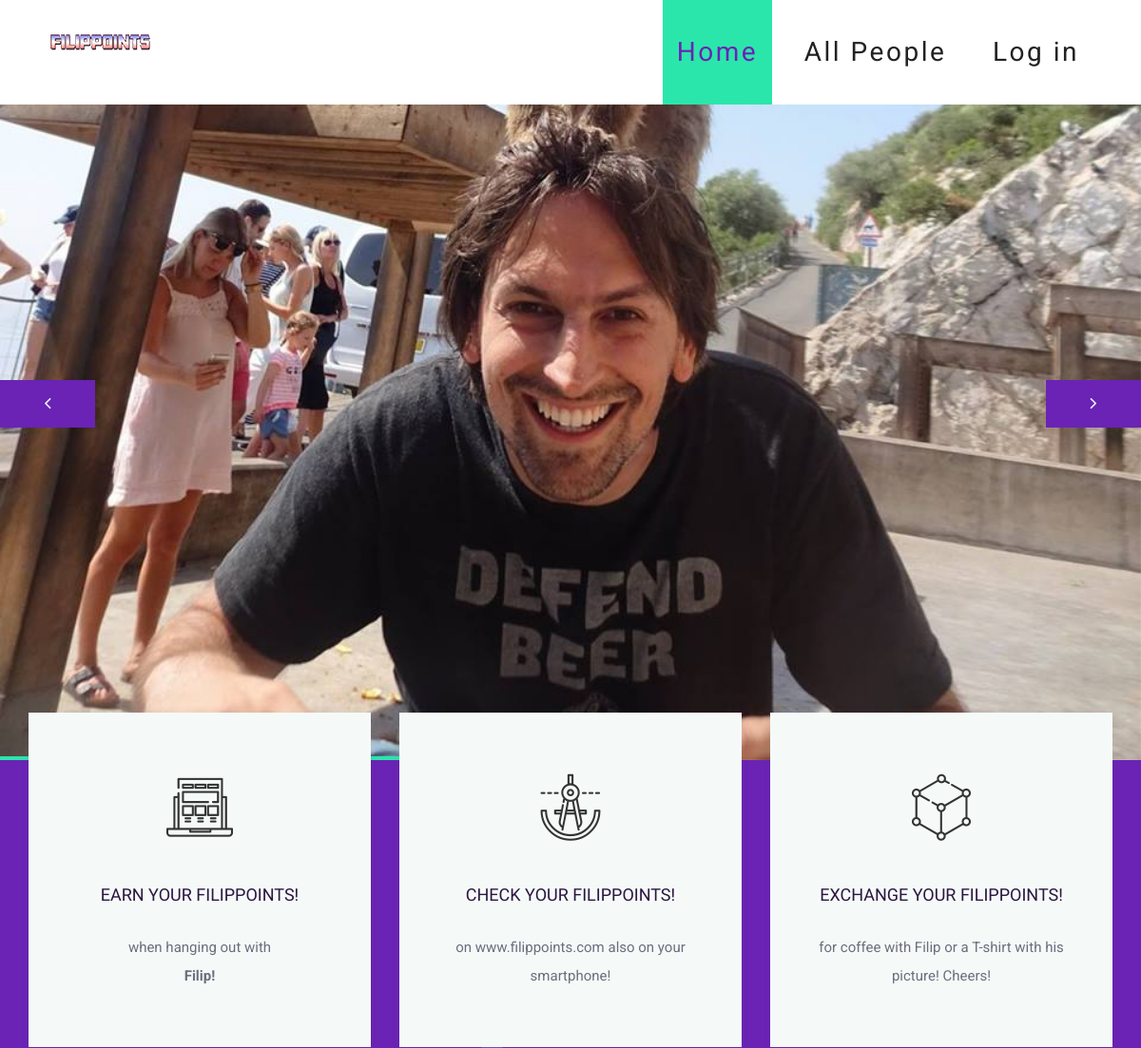
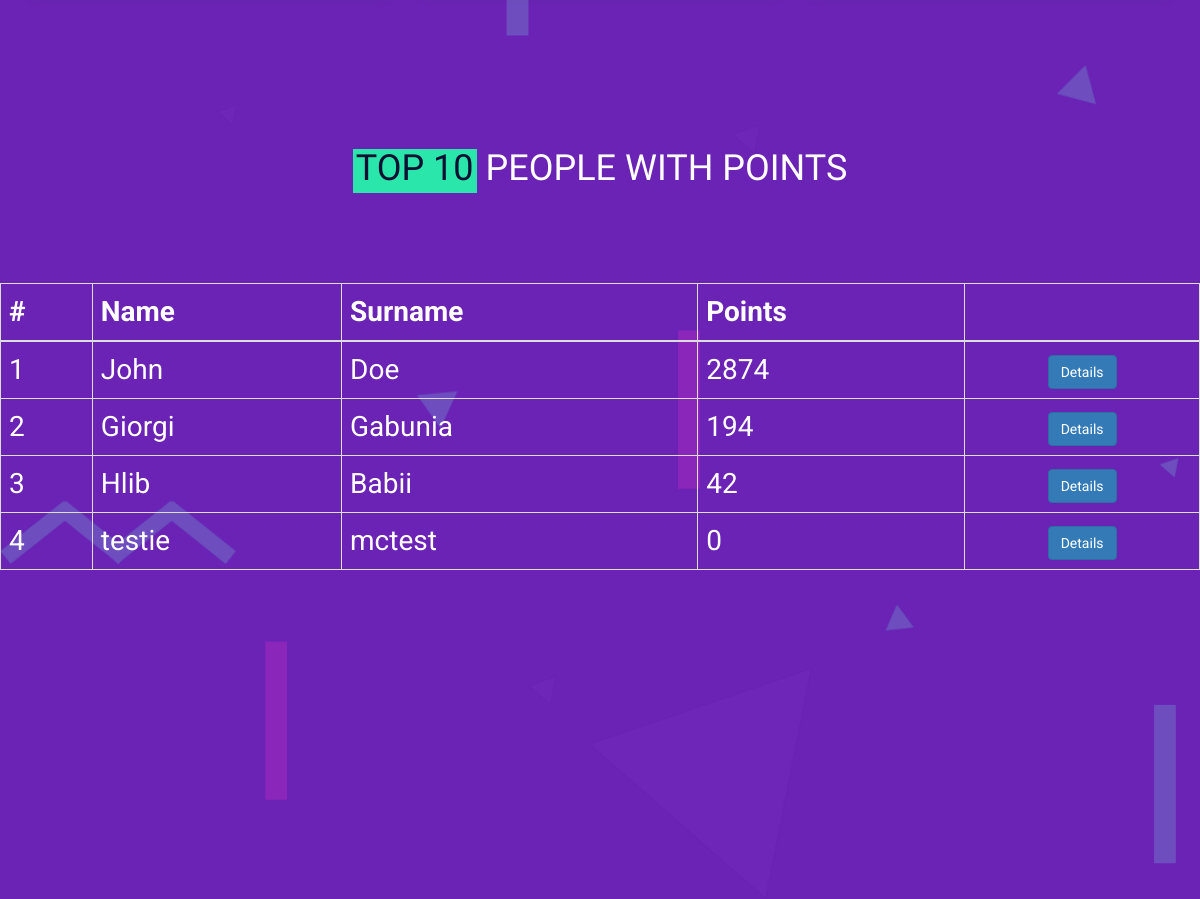
The page / on the database its author committed (2 pictures, top to bottom).
### fp_app/models.py (models this page shows, shortened)
class Person(models.Model):
    first_name = models.CharField(max_length = 256)
    last_name = models.CharField(max_length = 256, blank = True)
    points = models.IntegerField(default = 0)
    last_update = models.DateTimeField(default = datetime.now)

### fp_app/views.py (the view)
# urls.py: path('', views.Index.as_view(), name = 'index'),
class Index(ListView):
    model = models.Person
    ordering = ['-points']
    template_name = 'fp_app/index.html'

### fp_app/templates/fp_app/index.html (shortened to what this page needs)
{% extends "base.html" %}
{% load staticfiles %}
{% block content %}
	<div class="hero-section">
		<div class="hero-content">
			<div class="hero-center">
			</div>
		</div>
		<div id="hero-slider" class="owl-carousel">
			<div class="item  hero-item" data-bg="{% static 'images/filip.jpg' %}"></div>
		</div>
	</div>
	<div class="about-section">
		<div class="overlay"></div>
		<div class="card-section">
			<div class="container">
				<div class="row">
					<div class="col-lg-4 col-md-12 col-sm-12 col-xs-12">
						<div class="lab-card">
							<div class="icon">
								<i class="flaticon-018-laptop-1"></i>
							</div>
							<h2>Earn Your FilipPoints!</h2>
							<p> when hanging out with <br><b>Filip!</b></p>
						</div>
					</div>
					<div class="col-lg-4 col-md-12 col-sm-12 col-xs-12">
						<div class="lab-card">
							<div class="icon">
								<i class="flaticon-011-compass"></i>
							</div>
							<h2>Check your FilipPoints!</h2>
                            <p> on www.filippoints.com also on your smartphone!</p>
						</div>
					</div>
					<div class="col-lg-4 col-md-12 col-sm-12 col-xs-12">
						<div class="lab-card">
							<div class="icon">
								<i class="flaticon-012-cube"></i>
							</div>
							<h2>Exchange your FilipPoints!</h2>
							<p>for coffee with Filip or a T-shirt with his picture! Cheers!</p>
						</div>
					</div>
				</div>
			</div>
		</div>
		<div class="about-contant my-container">
			<div class="container-fluid">
				<div class="section-title">
					<h2><span>Top 10</span> People with points</h2>
				</div>
				<div class="row">
          <table class="table table-bordered table-responsive index-table">
            <thead>
              <tr>
								<th>#</th>
                <th>Name</th>
                <th>Surname</th>
                <th>Points</th>
                <th></th>
              </tr>
            </thead>
            <tbody>
              {% for person in person_list|slice:"10" %}
                <tr>
									<td>{{forloop.counter}}</td>
                  <td>{{person.first_name}}</td>
                  <td>{{person.last_name}}</td>
                  <td>{{person.points}}</td>
                  <td class="text-center">
                      <a class="btn btn-primary" href="{% url 'filip_points:details' pk=person.pk %}">Details</a>
                  </td>
                </tr>
              {% endfor %}
            </tbody>
          </table>
				</div>
			</div>
		</div>
	</div>
{% endblock content %}

### static/css/style.css (style rules this page uses)
html, body { height: 100%; font-family: "Roboto", sans-serif; }
h1, h2, h3, h4, h5, h6 { font-family: "Oswald", sans-serif; padding: 0; margin: 0; }
h2 { font-size: 36px; }
p { font-size: 15px; color: #6c6e7e; line-height: 30px; font-family: "Roboto", sans-serif; }
.section-title { text-align: center; margin-bottom: 90px; padding-top: 50px; position: relative; }
.section-title h2 { text-transform: uppercase; color: #fff; font-weight: 400; }
.section-title h2 span { background: #2be6ab; padding: 0 3px 5px; display: inline-block; color: #0b1033; }
.hero-section { height: 100%; position: relative; }
.hero-content { position: absolute; width: calc(100% - 210px); height: 100%; margin-left: 105px; display: table; text-align: center; z-index: 5; }
.hero-content .hero-center { display: table-cell; vertical-align: middle; }
.about-section, .team-section { background: #6a23b5; position: relative; z-index: 2; }
.overlay { position: absolute; width: 100%; height: 100%; left: 0; top: 0; z-index: 3; background-image: url("../images/overlay.png"); background-repeat: no-repeat; background-size: cover; }
.card-section { position: relative; padding-bottom: 100px; z-index: 5; }
.lab-card { position: relative; margin-top: -50px; padding: 50px 25px; text-align: center; background: #f5faf8; -webkit-box-shadow: 0 0 8px rgba(74, 74, 74, 0.1); box-shadow: 0 0 8px rgba(74, 74, 74, 0.1); -webkit-transition: all 0.4s ease 0s; -o-transition: all 0.4s ease 0s; transition: all 0.4s ease 0s; }
.lab-card .icon { margin-bottom: 30px; font-size: 70px; -webkit-transition: all 0.4s ease 0s; -o-transition: all 0.4s ease 0s; transition: all 0.4s ease 0s; }
.lab-card h2 { text-transform: uppercase; font-size: 18px; color: #2b1640; margin-bottom: 30px; -webkit-transition: all 0.4s ease 0s; -o-transition: all 0.4s ease 0s; transition: all 0.4s ease 0s; }
.lab-card p { color: #6c6e7e; line-height: 30px; -webkit-transition: all 0.4s ease 0s; -o-transition: all 0.4s ease 0s; transition: all 0.4s ease 0s; }
.about-contant { position: relative; z-index: 5; }
.index-table { color: white; font-size: 2em; }
.my-container { min-height: 800px; }

### rows shown on the page
Person: first_name "John", last_name "Doe", points "2874"
Person: first_name "Giorgi", last_name "Gabunia", points "194"
Person: first_name "Hlib", last_name "Babii", points "42"
Person: first_name "testie", last_name "mctest", points "0"
